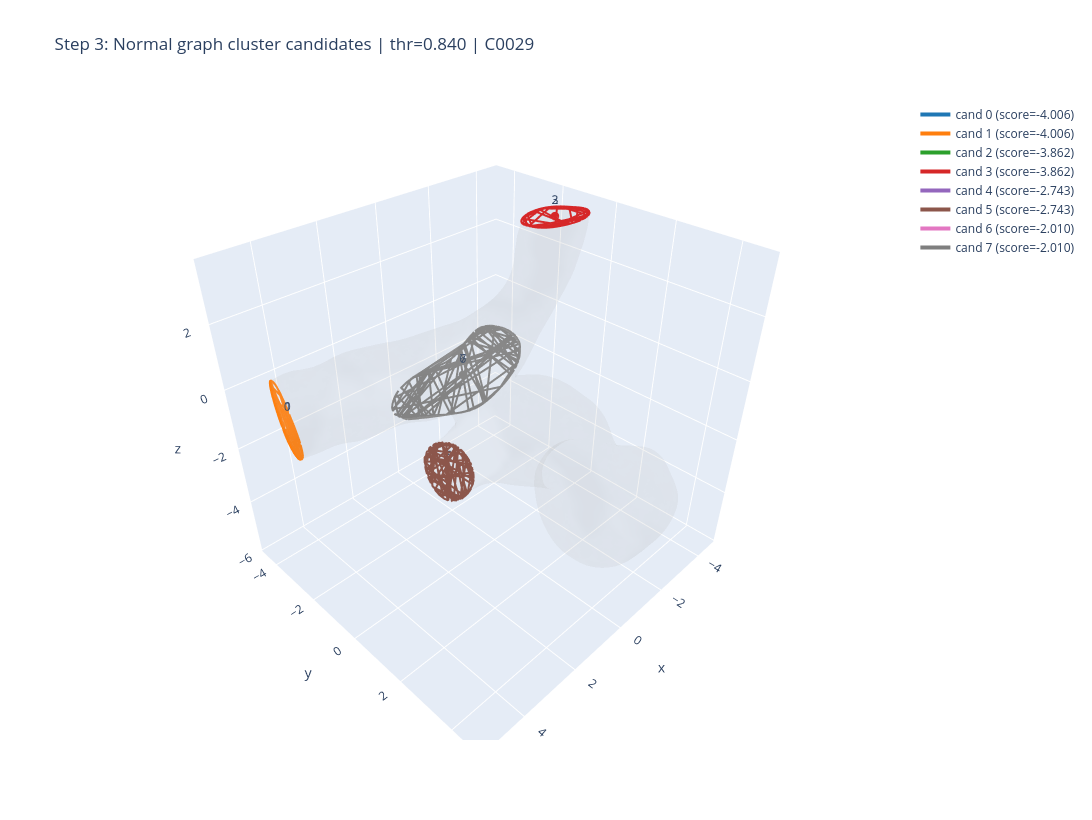

Notebook code cell kept with this figure:
### Code cell
# Schritt 3 Visualisierung: beste Cluster-Kandidaten (nach score)
fig = go.Figure()
add_mesh(fig, verts, faces, color='lightgray', opacity=0.10)
palette = ['#1f77b4','#ff7f0e','#2ca02c','#d62728','#9467bd','#8c564b','#e377c2','#7f7f7f','#bcbd22','#17becf']

for i, cand in enumerate(viz_candidates):
    idx = safe_indices(cand['loop_idx'], len(verts))
    if idx.size < 3:
        continue
    xyz = verts[idx]
    color = palette[i % len(palette)]
    score = float(cand.get('score', np.nan))
    add_loop(fig, xyz, name=f'cand {i} (score={score:.3f})', color=color, width=4, showlegend=True)
    c = np.asarray(cand['center'], dtype=np.float64).reshape(1, 3)
    add_points(fig, c, name=f'center {i}', color=color, size=5, showlegend=False, text=[str(i)])

fig.update_layout(
    title=f'Step 3: Normal graph cluster candidates | thr={viz_thr:.3f} | {CASE_NAME}',
    scene=dict(aspectmode='data'), width=1250, height=820
)
fig.show()
